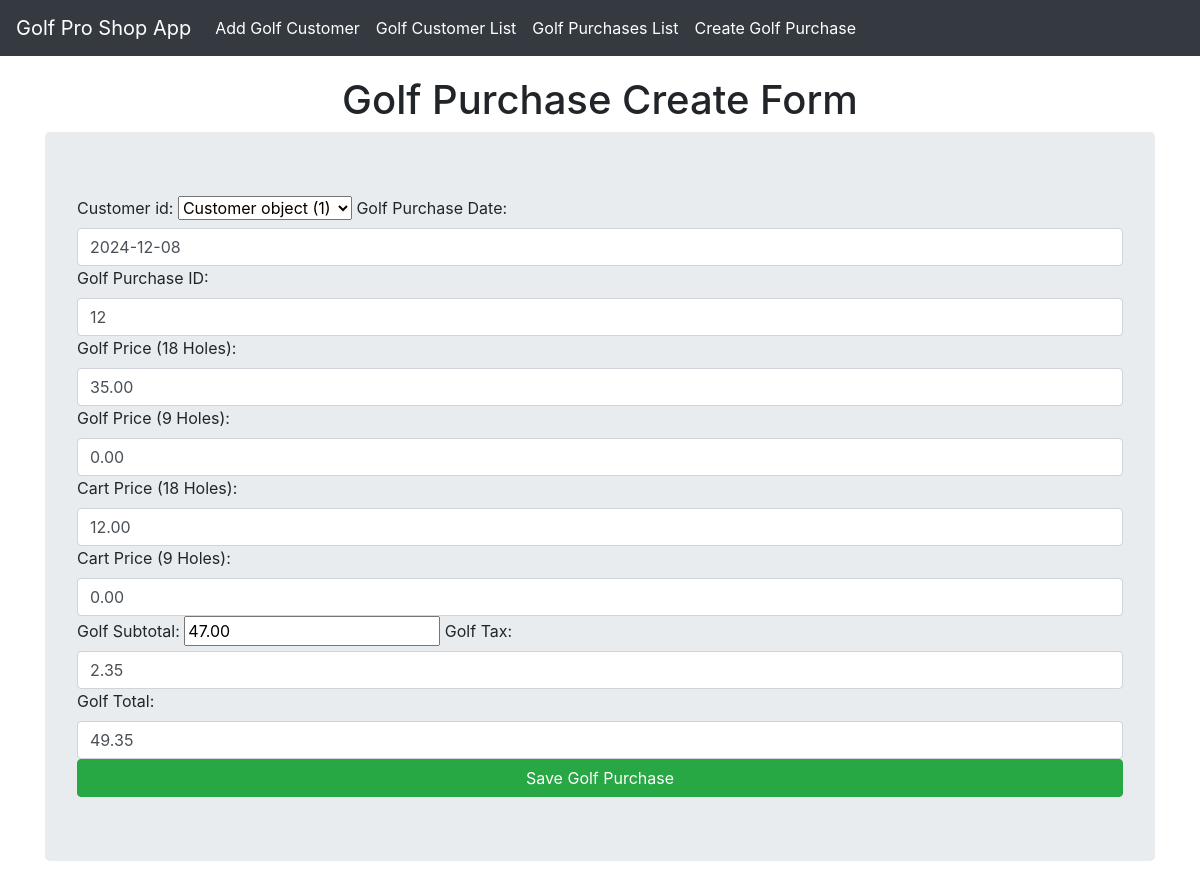
/gpupdate/12/, run on the app's committed database.
### golfproapp/models.py (models this page shows, shortened)
class Customer(models.Model):
    customer_id = models.AutoField(primary_key=True)
    golferchoice=[('Y','Yes'),('N','No'),]
    gchoice = models.CharField(max_length=1, choices=golferchoice, default='Y')
    fname = models.TextField(max_length=10, default="Golfer1")
    lname = models.TextField(max_length=10, default="Golfer1Lname")
    g_phone = models.CharField(default="555-867-5309", max_length=15)
    g_email = models.CharField(default="bob.smith@aol.com", max_length=30)

class Golf_purchases(models.Model):
    customer_id = models.ForeignKey(Customer, on_delete=models.CASCADE)
    gp_date= models.DateField(default=timezone.now)
    gp_id = models.IntegerField(default=1, unique=True)
    holes_18_price = models.DecimalField(default=35.00, max_digits=10, decimal_places=2)
    holes_9_price = models.DecimalField(default=20.00, max_digits=10, decimal_places=2)
    cart_9_price = models.DecimalField(default=9.00, max_digits=10, decimal_places=2)
    cart_18_price = models.DecimalField(default=12.00, max_digits=10, decimal_places=2)
    golf_subtotal = models.DecimalField(default=0.00, max_digits=10, decimal_places=2)
    golf_tax=models.DecimalField(default=.05, max_digits=10, decimal_places=2)
    golf_total=models.DecimalField(default=.05, max_digits=10, decimal_places=2)

### golfproapp/views.py (the view)
# urls.py: path('gpupdate/<int:gp_id>/', views.golf_purchases_update_view, name='golf_purchase_update'),
def golf_purchases_update_view(request, gp_id):
    golfpurchase = Golf_purchases.objects.get(gp_id=gp_id)
    form = GolfPurchasesForm(instance=golfpurchase)
    if request.method == 'POST':
        form = GolfPurchasesForm(request.POST, instance=golfpurchase)
        if form.is_valid():
            form.save()
            return redirect ('golf_purchase_list_view')
    return render(request, 'golfproapp/purchase_create.html', {'form': form})

### golfproapp/templates/golfproapp/purchase_create.html (shortened to what this page needs)
{% extends "golfproapp/layout.html" %}
{% block content %}
<h1 class="text-center">Golf Purchase Create Form</h1>
<form method="POST" class="jumbotron">
    {{form}}
    <button class="btn btn-success btn-block" type="submit">Save Golf Purchase</button>
</form>
{% endblock %}

### golfproapp/templates/golfproapp/layout.html (style rules this page uses)
body { padding-top: 56px; }

### data on the page
Customer: customer_id "Customer object (1)"
Golf_purchases: gp_date "2024-12-08", gp_id "12", holes_18_price "35.00", holes_9_price "0.00", cart_18_price "12.00", cart_9_price "0.00", golf_subtotal "47.00", golf_tax "2.35", golf_total "49.35"
